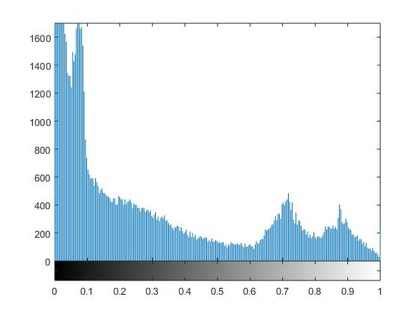
%> input picture HW2/P1/P1-bridge-Vhist.jpg, 420 x 315 px, shrunk from 560 x 420 before the run
$ octave --eval "result = myhisteq(imread('P1-bridge-Vhist.jpg'));"   (GNU Octave 9; MATLAB toolbox functions it lacks are replaced by stand-ins)
%> lines starting %> are read from the running program, lines starting %| are printed output that depends on the picture
function out_img = myhisteq( img )
%Apply Histogram Equalization on the input image
%
HSVimage = rgb2hsv(img);
%> HSVimage: size 315x420x3 double; mean H, S, V 0.111, 0.0687, 0.943
V = im2uint8(HSVimage(:,:,3));
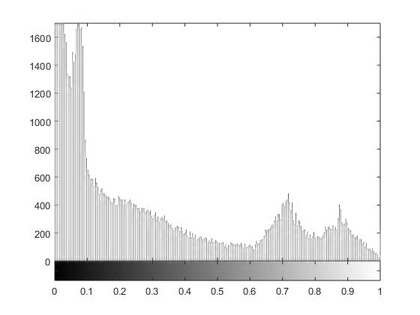
%> V: size 315x420 uint8; min 0, max 255, mean 240.4
figure;imhist(V);
%> after `imhist(V)`:
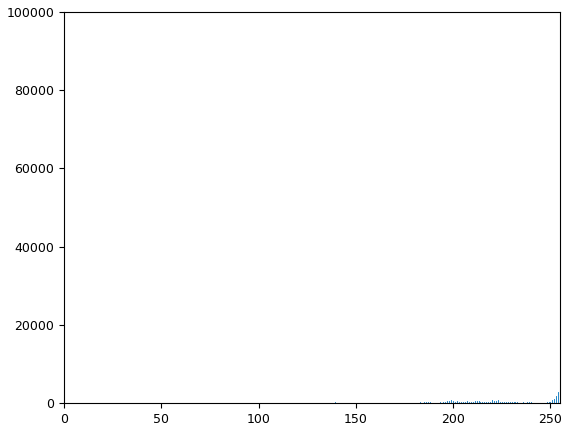
%> figure redrawn from the program's plot data; highest point at x = 255, y = 96837
cumHist = cumsum(imhist(V));
%> cumHist = 256 values from 7 to 132300
[height, width] = size(V);
%> height = 315; width = 420
for i = 1:height
    for j = 1:width
        W(i,j) = uint8(max(0, ((256/(height*width)) * cumHist(V(i,j)+1)-1)));
    end
end
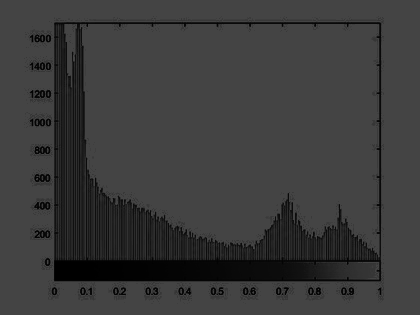
%> W: size 315x420 uint8; min 0, max 68, mean 58.9
figure;imhist(W);
HSVimage(:,:,3) = im2double(W);
%> HSVimage: size 315x420x3 double; mean H, S, V 0.111, 0.0687, 0.231
out_img = hsv2rgb(HSVimage);
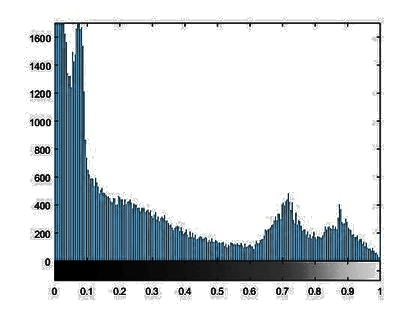
%> out_img: size 315x420x3 double; mean R, G, B 0.223, 0.228, 0.231; drawn with min black and max white
end
